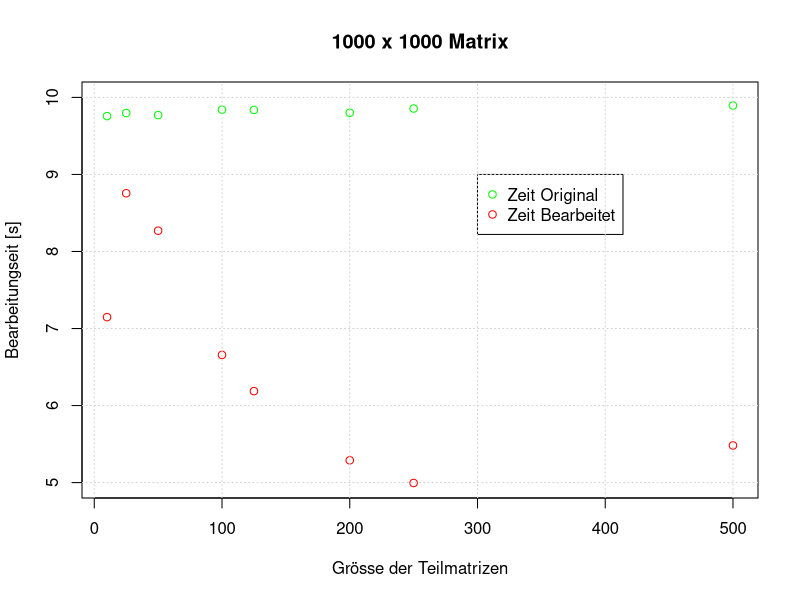
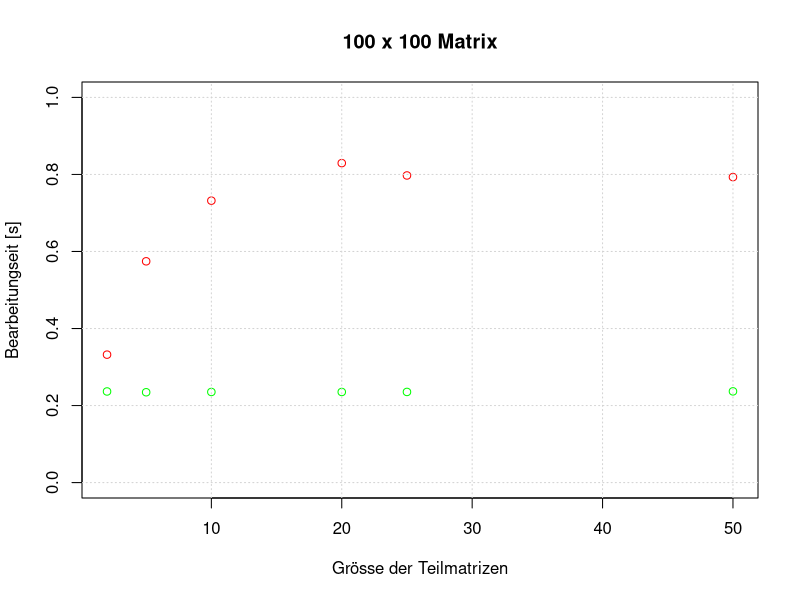
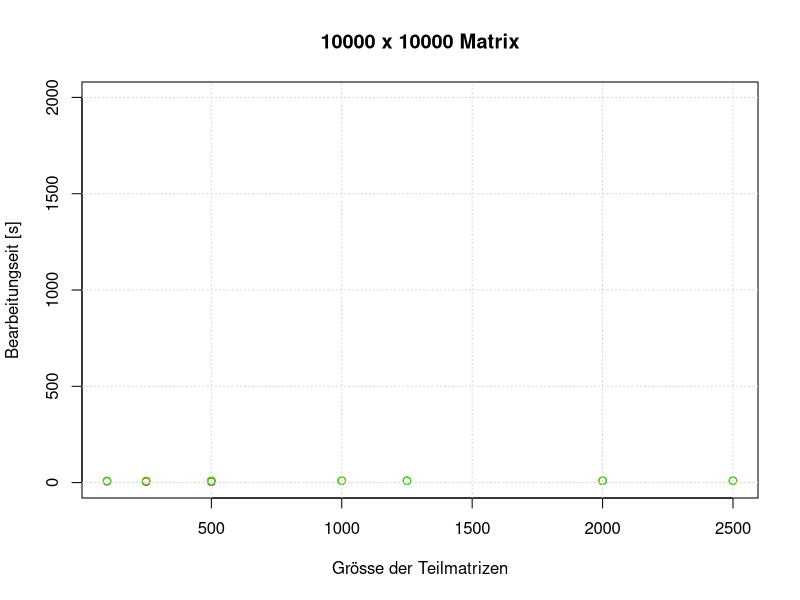

Recreate these plots in R, in order.
A <- read.csv("TeilmatrixGroesse1000.csv")
B <- read.csv("ZeitTeil1000.csv")
C <- read.csv("ZeitOriginal1000.csv")

pdf("PC1000.pdf")
plot(B$b ~ A$a,  col = "red",
		xlab = "Grösse der Teilmatrizen",
		ylab = "Bearbeitungseit [s]",
		main = "1000 x 1000 Matrix",
		ylim=c(5,10))
		points(C$c ~ A$a,col="green")
		
		legend(300 , 9, c("Zeit Original", "Zeit Bearbeitet"),
		col=c("green", "red"),pch = c(1,1))

grid()
graphics.off()

A <- read.csv("TeilmatrixGroesse100.csv")
B <- read.csv("ZeitTeil100.csv")
C <- read.csv("ZeitOriginal100.csv")

pdf("PC100.pdf")

plot(B$b ~ A$a,  col = "red",
		xlab = "Grösse der Teilmatrizen",
		ylab = "Bearbeitungseit [s]",
		main = "100 x 100 Matrix",
		ylim=c(0,1))
		points(C$c ~ A$a,col="green")
		
		legend(300 , 9, c("Zeit Original", "Zeit Bearbeitet"),
		col=c("green", "red"),pch = c(1,1))

grid()
graphics.off()

# plots für 10000x10000 ylim= muss noch angepasst werden

 A <- read.csv("TeilmatrixGroesse10000.csv")
 B <- read.csv("ZeitTeil10000.csv")
 C <- read.csv("ZeitOriginal10000.csv")

 pdf("PC10000.pdf")

 plot(B$b ~ A$a,  col = "red",
		 xlab = "Grösse der Teilmatrizen",
		 ylab = "Bearbeitungseit [s]",
		 main = "10000 x 10000 Matrix",
		 ylim=c(0,2000))
		 points(C$c ~ A$a,col="green")
		
		 legend(3500 , 1500, c("Zeit Original", "Zeit bearbeitet"),
		 col=c("green", "red"),pch = c(1,1))

 grid()
 graphics.off()


